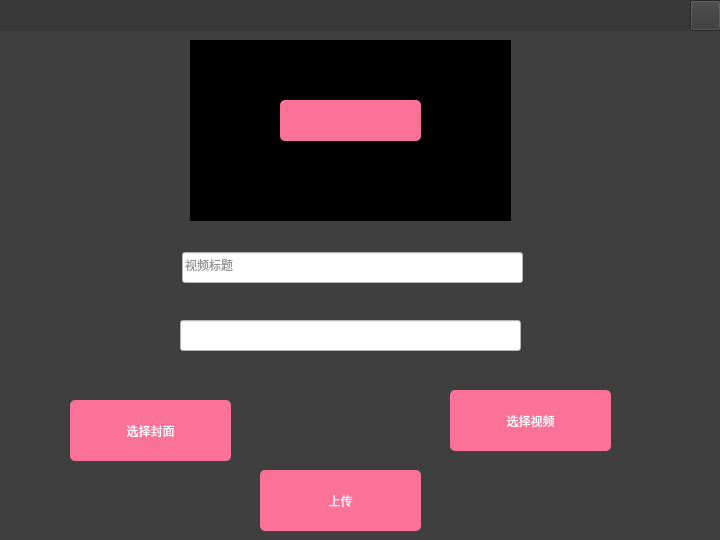
<?xml version="1.0" encoding="UTF-8"?>
<ui version="4.0">
 <class>upload</class>
 <widget class="QWidget" name="upload">
  <property name="geometry">
   <rect>
    <x>0</x>
    <y>0</y>
    <width>720</width>
    <height>540</height>
   </rect>
  </property>
  <property name="minimumSize">
   <size>
    <width>720</width>
    <height>540</height>
   </size>
  </property>
  <property name="maximumSize">
   <size>
    <width>720</width>
    <height>540</height>
   </size>
  </property>
  <property name="windowTitle">
   <string>Form</string>
  </property>
  <property name="styleSheet">
   <string notr="true">background-color: rgb(63, 63, 63);</string>
  </property>
  <widget class="QPushButton" name="uploadimg">
   <property name="geometry">
    <rect>
     <x>70</x>
     <y>400</y>
     <width>161</width>
     <height>61</height>
    </rect>
   </property>
   <property name="cursor">
    <cursorShape>PointingHandCursor</cursorShape>
   </property>
   <property name="styleSheet">
    <string notr="true">background-color: rgb(251,114,153);
color: rgb(255, 255, 255);
font: 12pt &quot;宋体&quot;;
border-radius: 5px
</string>
   </property>
   <property name="text">
    <string>选择封面</string>
   </property>
  </widget>
  <widget class="QPushButton" name="uploadvideo">
   <property name="geometry">
    <rect>
     <x>450</x>
     <y>390</y>
     <width>161</width>
     <height>61</height>
    </rect>
   </property>
   <property name="cursor">
    <cursorShape>PointingHandCursor</cursorShape>
   </property>
   <property name="styleSheet">
    <string notr="true">background-color: rgb(251,114,153);
color: rgb(255, 255, 255);
font: 12pt &quot;宋体&quot;;
border-radius: 5px
</string>
   </property>
   <property name="text">
    <string>选择视频</string>
   </property>
  </widget>
  <widget class="QPushButton" name="upload_2">
   <property name="geometry">
    <rect>
     <x>260</x>
     <y>470</y>
     <width>161</width>
     <height>61</height>
    </rect>
   </property>
   <property name="cursor">
    <cursorShape>PointingHandCursor</cursorShape>
   </property>
   <property name="styleSheet">
    <string notr="true">background-color: rgb(251,114,153);
color: rgb(255, 255, 255);
font: 12pt &quot;宋体&quot;;
border-radius: 5px
</string>
   </property>
   <property name="text">
    <string>上传</string>
   </property>
  </widget>
  <widget class="QLabel" name="img">
   <property name="geometry">
    <rect>
     <x>190</x>
     <y>40</y>
     <width>321</width>
     <height>181</height>
    </rect>
   </property>
   <property name="styleSheet">
    <string notr="true">background-color: rgb(0, 0, 0);</string>
   </property>
   <property name="text">
    <string>&lt;html&gt;&lt;head/&gt;&lt;body&gt;&lt;p align=&quot;center&quot;&gt;&lt;span style=&quot; font-size:20pt; font-weight:700; color:#ffffff; vertical-align:super;&quot;&gt;视频封面&lt;/span&gt;&lt;/p&gt;&lt;/body&gt;&lt;/html&gt;</string>
   </property>
  </widget>
  <widget class="QLineEdit" name="videotitle">
   <property name="geometry">
    <rect>
     <x>182</x>
     <y>252</y>
     <width>341</width>
     <height>31</height>
    </rect>
   </property>
   <property name="toolTip">
    <string>&lt;html&gt;&lt;head/&gt;&lt;body&gt;&lt;p&gt;&lt;span style=&quot; color:#000000;&quot;&gt;视频标题&lt;/span&gt;&lt;/p&gt;&lt;/body&gt;&lt;/html&gt;</string>
   </property>
   <property name="whatsThis">
    <string>&lt;html&gt;&lt;head/&gt;&lt;body&gt;&lt;p align=&quot;center&quot;&gt;&lt;span style=&quot; font-size:11pt; font-weight:700; color:#ffffff;&quot;&gt;输入视频标题：&lt;/span&gt;&lt;/p&gt;&lt;/body&gt;&lt;/html&gt;</string>
   </property>
   <property name="styleSheet">
    <string notr="true">color: rgba(147, 147, 147);
background-color: rgb(255, 255, 255);</string>
   </property>
   <property name="text">
    <string>视频标题</string>
   </property>
  </widget>
  <widget class="QLineEdit" name="videopath">
   <property name="geometry">
    <rect>
     <x>180</x>
     <y>320</y>
     <width>341</width>
     <height>31</height>
    </rect>
   </property>
   <property name="cursor">
    <cursorShape>ForbiddenCursor</cursorShape>
   </property>
   <property name="toolTip">
    <string>&lt;html&gt;&lt;head/&gt;&lt;body&gt;&lt;p&gt;视频地址&lt;/p&gt;&lt;/body&gt;&lt;/html&gt;</string>
   </property>
   <property name="styleSheet">
    <string notr="true">color: rgba(147, 147, 147, 50);
background-color: rgb(255, 255, 255);</string>
   </property>
  </widget>
  <widget class="QWidget" name="widget" native="true">
   <property name="geometry">
    <rect>
     <x>-20</x>
     <y>0</y>
     <width>750</width>
     <height>31</height>
    </rect>
   </property>
   <property name="styleSheet">
    <string notr="true">background-color: rgb(56, 56, 56);</string>
   </property>
   <widget class="QPushButton" name="pushButton">
    <property name="geometry">
     <rect>
      <x>710</x>
      <y>0</y>
      <width>31</width>
      <height>31</height>
     </rect>
    </property>
    <property name="cursor">
     <cursorShape>PointingHandCursor</cursorShape>
    </property>
    <property name="styleSheet">
     <string notr="true">background-image: url(:/res/images/close2.png);
border-image: url(:/res/images/close2.png);</string>
    </property>
    <property name="text">
     <string/>
    </property>
   </widget>
  </widget>
  <widget class="QLabel" name="progressLabel">
   <property name="geometry">
    <rect>
     <x>280</x>
     <y>100</y>
     <width>141</width>
     <height>41</height>
    </rect>
   </property>
   <property name="styleSheet">
    <string notr="true">background-color: rgb(251,114,153);
color: rgb(255, 255, 255);
font: 12pt &quot;宋体&quot;;
border-radius: 5px</string>
   </property>
   <property name="text">
    <string>&lt;html&gt;&lt;head/&gt;&lt;body&gt;&lt;p align=&quot;center&quot;&gt;&lt;br/&gt;&lt;/p&gt;&lt;/body&gt;&lt;/html&gt;</string>
   </property>
  </widget>
 </widget>
 <resources/>
 <connections/>
</ui>
